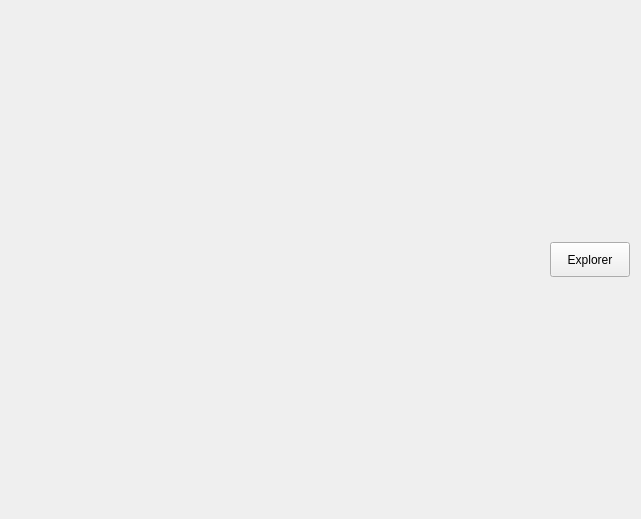
<?xml version="1.0" encoding="UTF-8"?>
<ui version="4.0">
 <class>Form</class>
 <widget class="QWidget" name="Form">
  <property name="geometry">
   <rect>
    <x>0</x>
    <y>0</y>
    <width>641</width>
    <height>519</height>
   </rect>
  </property>
  <property name="windowTitle">
   <string>Form</string>
  </property>
  <property name="styleSheet">
   <string notr="true"/>
  </property>
  <layout class="QGridLayout" name="gridLayout">
   <item row="1" column="0">
    <layout class="QHBoxLayout" name="horizontalLayout">
     <property name="topMargin">
      <number>0</number>
     </property>
     <item>
      <spacer name="horizontalSpacer">
       <property name="orientation">
        <enum>Qt::Horizontal</enum>
       </property>
       <property name="sizeHint" stdset="0">
        <size>
         <width>40</width>
         <height>20</height>
        </size>
       </property>
      </spacer>
     </item>
     <item>
      <widget class="QPushButton" name="explorer_btn">
       <property name="minimumSize">
        <size>
         <width>60</width>
         <height>35</height>
        </size>
       </property>
       <property name="text">
        <string>Explorer</string>
       </property>
      </widget>
     </item>
    </layout>
   </item>
   <item row="0" column="0">
    <layout class="QVBoxLayout" name="website_layout"/>
   </item>
  </layout>
 </widget>
 <resources/>
 <connections/>
</ui>
